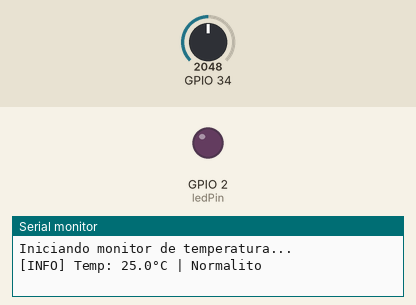
Simulated run of this sketch. Board: ESP32. On the bench: output pins drawn as LEDs (lit = HIGH), the last lines printed to the serial monitor. The inputs (shaded band) are chosen by the test bench; at power-on: GPIO 34 = 2048.

Above: at 2.2 s.
2.3 s: GPIO 34 set to 2480
5.2 s: GPIO 34 set to 2536
At 6.5 s:
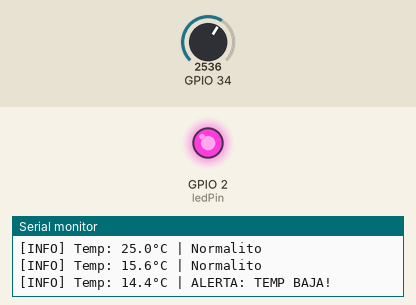
7.5 s: GPIO 34 set to 2047
At 8.5 s:
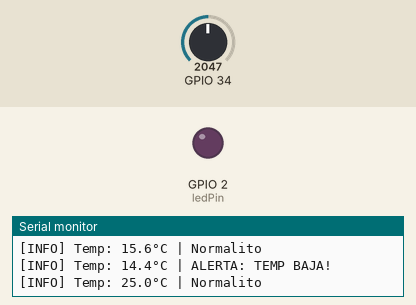
9.5 s: GPIO 34 set to 2866
At 10.5 s:
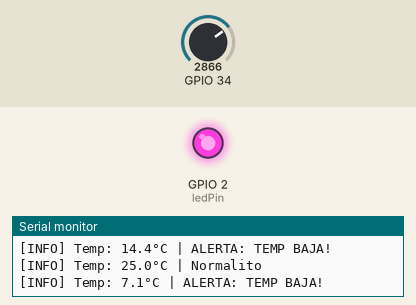
Timing chart, 0 to 12.5 s (numbered marks = the images above; inputs shaded):
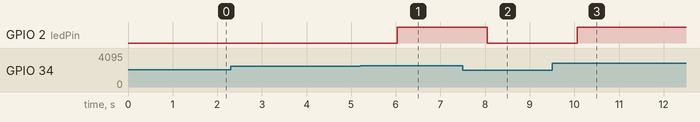

The sketch:

sketch.ino
```cpp
#include "SensorTemp.h"

SensorTemp sensor(34, 3.3, 4095);
const int ledPin = 2;
unsigned long lastReadTime = 0; // linea feliz
const long readInterval = 2000;  // 2 segundos

void setup() {
    Serial.begin(115200);
    pinMode(ledPin, OUTPUT);
    digitalWrite(ledPin, LOW);
    delay(1000);
    Serial.println("Iniciando monitor de temperatura...");
}

void loop() {
    unsigned long currentTime = millis();

    if (currentTime - lastReadTime >= readInterval) {
        lastReadTime = currentTime;

        float temperatura = sensor.leerTemperatura();

        if (isnan(temperatura)) {
            Serial.println("[ERROR] Sensor no responde");
            digitalWrite(ledPin, LOW);
        } else {
            Serial.print("[INFO] Temp: ");
            Serial.print(temperatura, 1);
            Serial.print("°C | ");

            if (temperatura < 15.0) {
                digitalWrite(ledPin, HIGH);
                Serial.println("ALERTA: TEMP BAJA!");
            }
            else if (temperatura > 30.0) {
                digitalWrite(ledPin, HIGH);
                Serial.println("ALERTA: TEMP ALTA!");
            }
            else {
                digitalWrite(ledPin, LOW);
                Serial.println("Normalito");
            }
        }
    }

    // Pequeña pausa para no saturar el procesador
    delay(100);
}
```

Measured:
- the behaviour switches between 2510 and 2511 on GPIO 34 (found by bisection; images 0 and 1)
- after the input at 5.2 s, GPIO 2 (ledPin): LOW → HIGH after 0.84 s
- after the input at 7.5 s, GPIO 2 (ledPin): HIGH → LOW after 0.55 s
- after the input at 9.5 s, GPIO 2 (ledPin): LOW → HIGH after 0.56 s
